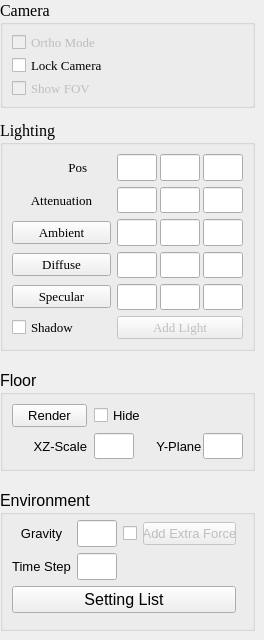
     <widget class="QWidget" name="Scene">
      <attribute name="title">
       <string>Scene</string>
      </attribute>
      <widget class="QGroupBox" name="camera_groupBox">
       <property name="geometry">
        <rect>
         <x>0</x>
         <y>0</y>
         <width>255</width>
         <height>108</height>
        </rect>
       </property>
       <property name="sizePolicy">
        <sizepolicy hsizetype="Fixed" vsizetype="Fixed">
         <horstretch>0</horstretch>
         <verstretch>0</verstretch>
        </sizepolicy>
       </property>
       <property name="minimumSize">
        <size>
         <width>255</width>
         <height>0</height>
        </size>
       </property>
       <property name="maximumSize">
        <size>
         <width>255</width>
         <height>16777215</height>
        </size>
       </property>
       <property name="font">
        <font>
         <family>Times New Roman</family>
         <pointsize>12</pointsize>
         <stylestrategy>PreferAntialias</stylestrategy>
        </font>
       </property>
       <property name="title">
        <string>Camera</string>
       </property>
       <layout class="QVBoxLayout" name="verticalLayout">
        <item>
         <widget class="QCheckBox" name="ortho_mode_checkBox">
          <property name="enabled">
           <bool>false</bool>
          </property>
          <property name="font">
           <font>
            <family>Times New Roman</family>
            <pointsize>10</pointsize>
            <stylestrategy>PreferAntialias</stylestrategy>
           </font>
          </property>
          <property name="layoutDirection">
           <enum>Qt::LeftToRight</enum>
          </property>
          <property name="text">
           <string>Ortho Mode</string>
          </property>
         </widget>
        </item>
        <item>
         <widget class="QCheckBox" name="lock_camera_checkBox">
          <property name="font">
           <font>
            <family>Times New Roman</family>
            <pointsize>10</pointsize>
            <stylestrategy>PreferAntialias</stylestrategy>
           </font>
          </property>
          <property name="layoutDirection">
           <enum>Qt::LeftToRight</enum>
          </property>
          <property name="text">
           <string>Lock Camera</string>
          </property>
         </widget>
        </item>
        <item>
         <widget class="QCheckBox" name="show_FOV_checkBox">
          <property name="enabled">
           <bool>false</bool>
          </property>
          <property name="font">
           <font>
            <family>Times New Roman</family>
            <pointsize>10</pointsize>
            <stylestrategy>PreferAntialias</stylestrategy>
           </font>
          </property>
          <property name="layoutDirection">
           <enum>Qt::LeftToRight</enum>
          </property>
          <property name="text">
           <string>Show FOV</string>
          </property>
         </widget>
        </item>
       </layout>
      </widget>
      <widget class="QGroupBox" name="lightting_groupBox">
       <property name="geometry">
        <rect>
         <x>0</x>
         <y>120</y>
         <width>255</width>
         <height>231</height>
        </rect>
       </property>
       <property name="sizePolicy">
        <sizepolicy hsizetype="Fixed" vsizetype="Fixed">
         <horstretch>0</horstretch>
         <verstretch>0</verstretch>
        </sizepolicy>
       </property>
       <property name="minimumSize">
        <size>
         <width>255</width>
         <height>0</height>
        </size>
       </property>
       <property name="maximumSize">
        <size>
         <width>255</width>
         <height>16777215</height>
        </size>
       </property>
       <property name="font">
        <font>
         <family>Times New Roman</family>
         <pointsize>12</pointsize>
         <stylestrategy>PreferAntialias</stylestrategy>
        </font>
       </property>
       <property name="title">
        <string>Lighting</string>
       </property>
       <layout class="QGridLayout" name="gridLayout_3">
        <item row="4" column="0">
         <widget class="QPushButton" name="light_specular_color_button">
          <property name="maximumSize">
           <size>
            <width>16777215</width>
            <height>16777215</height>
           </size>
          </property>
          <property name="font">
           <font>
            <family>Times New Roman</family>
            <pointsize>10</pointsize>
            <stylestrategy>PreferAntialias</stylestrategy>
           </font>
          </property>
          <property name="text">
           <string>Specular</string>
          </property>
         </widget>
        </item>
        <item row="2" column="0">
         <widget class="QPushButton" name="light_ambient_color_button">
          <property name="maximumSize">
           <size>
            <width>16777215</width>
            <height>16777215</height>
           </size>
          </property>
          <property name="font">
           <font>
            <family>Times New Roman</family>
            <pointsize>10</pointsize>
            <stylestrategy>PreferAntialias</stylestrategy>
           </font>
          </property>
          <property name="text">
           <string>Ambient</string>
          </property>
         </widget>
        </item>
        <item row="3" column="0">
         <widget class="QPushButton" name="light_diffuse_color_button">
          <property name="maximumSize">
           <size>
            <width>16777215</width>
            <height>16777215</height>
           </size>
          </property>
          <property name="font">
           <font>
            <family>Times New Roman</family>
            <pointsize>10</pointsize>
            <stylestrategy>PreferAntialias</stylestrategy>
           </font>
          </property>
          <property name="text">
           <string>Diffuse</string>
          </property>
         </widget>
        </item>
        <item row="0" column="0">
         <widget class="QLabel" name="light_pos_lable">
          <property name="font">
           <font>
            <family>Times New Roman</family>
            <pointsize>10</pointsize>
            <stylestrategy>PreferAntialias</stylestrategy>
           </font>
          </property>
          <property name="text">
           <string>          Pos</string>
          </property>
          <property name="alignment">
           <set>Qt::AlignCenter</set>
          </property>
         </widget>
        </item>
        <item row="5" column="0">
         <widget class="QCheckBox" name="shadow_checkBox">
          <property name="font">
           <font>
            <family>Times New Roman</family>
            <pointsize>10</pointsize>
            <stylestrategy>PreferAntialias</stylestrategy>
           </font>
          </property>
          <property name="layoutDirection">
           <enum>Qt::LeftToRight</enum>
          </property>
          <property name="text">
           <string>Shadow</string>
          </property>
         </widget>
        </item>
        <item row="5" column="1">
         <widget class="QPushButton" name="add_light_button">
          <property name="enabled">
           <bool>false</bool>
          </property>
          <property name="font">
           <font>
            <family>Times New Roman</family>
            <pointsize>10</pointsize>
            <stylestrategy>PreferAntialias</stylestrategy>
           </font>
          </property>
          <property name="text">
           <string>Add Light</string>
          </property>
         </widget>
        </item>
        <item row="3" column="1">
         <layout class="QHBoxLayout" name="horizontalLayout_4">
          <property name="spacing">
           <number>3</number>
          </property>
          <item>
           <widget class="QLineEdit" name="light_diffuse_color_r">
            <property name="minimumSize">
             <size>
              <width>40</width>
              <height>0</height>
             </size>
            </property>
            <property name="maximumSize">
             <size>
              <width>40</width>
              <height>16777215</height>
             </size>
            </property>
           </widget>
          </item>
          <item>
           <widget class="QLineEdit" name="light_diffuse_color_g">
            <property name="minimumSize">
             <size>
              <width>40</width>
              <height>0</height>
             </size>
            </property>
            <property name="maximumSize">
             <size>
              <width>40</width>
              <height>16777215</height>
             </size>
            </property>
           </widget>
          </item>
          <item>
           <widget class="QLineEdit" name="light_diffuse_color_b">
            <property name="minimumSize">
             <size>
              <width>40</width>
              <height>0</height>
             </size>
            </property>
            <property name="maximumSize">
             <size>
              <width>40</width>
              <height>16777215</height>
             </size>
            </property>
           </widget>
          </item>
         </layout>
        </item>
        <item row="4" column="1">
         <layout class="QHBoxLayout" name="horizontalLayout_5">
          <property name="spacing">
           <number>3</number>
          </property>
          <item>
           <widget class="QLineEdit" name="light_specular_color_r">
            <property name="minimumSize">
             <size>
              <width>40</width>
              <height>0</height>
             </size>
            </property>
            <property name="maximumSize">
             <size>
              <width>40</width>
              <height>16777215</height>
             </size>
            </property>
           </widget>
          </item>
          <item>
           <widget class="QLineEdit" name="light_specular_color_g">
            <property name="minimumSize">
             <size>
              <width>40</width>
              <height>0</height>
             </size>
            </property>
            <property name="maximumSize">
             <size>
              <width>40</width>
              <height>16777215</height>
             </size>
            </property>
           </widget>
          </item>
          <item>
           <widget class="QLineEdit" name="light_specular_color_b">
            <property name="minimumSize">
             <size>
              <width>40</width>
              <height>0</height>
             </size>
            </property>
            <property name="maximumSize">
             <size>
              <width>40</width>
              <height>16777215</height>
             </size>
            </property>
           </widget>
          </item>
         </layout>
        </item>
        <item row="0" column="1">
         <layout class="QHBoxLayout" name="horizontalLayout">
          <property name="spacing">
           <number>3</number>
          </property>
          <item>
           <widget class="QLineEdit" name="light_pos_x">
            <property name="minimumSize">
             <size>
              <width>40</width>
              <height>0</height>
             </size>
            </property>
            <property name="maximumSize">
             <size>
              <width>40</width>
              <height>16777215</height>
             </size>
            </property>
           </widget>
          </item>
          <item>
           <widget class="QLineEdit" name="light_pos_y">
            <property name="minimumSize">
             <size>
              <width>40</width>
              <height>0</height>
             </size>
            </property>
            <property name="maximumSize">
             <size>
              <width>40</width>
              <height>16777215</height>
             </size>
            </property>
           </widget>
          </item>
          <item>
           <widget class="QLineEdit" name="light_pos_z">
            <property name="minimumSize">
             <size>
              <width>40</width>
              <height>0</height>
             </size>
            </property>
            <property name="maximumSize">
             <size>
              <width>40</width>
              <height>16777215</height>
             </size>
            </property>
           </widget>
          </item>
         </layout>
        </item>
        <item row="2" column="1">
         <layout class="QHBoxLayout" name="horizontalLayout_3">
          <property name="spacing">
           <number>3</number>
          </property>
          <item>
           <widget class="QLineEdit" name="light_amibent_color_r">
            <property name="minimumSize">
             <size>
              <width>40</width>
              <height>0</height>
             </size>
            </property>
            <property name="maximumSize">
             <size>
              <width>40</width>
              <height>16777215</height>
             </size>
            </property>
           </widget>
          </item>
          <item>
           <widget class="QLineEdit" name="light_amibent_color_g">
            <property name="minimumSize">
             <size>
              <width>40</width>
              <height>0</height>
             </size>
            </property>
            <property name="maximumSize">
             <size>
              <width>40</width>
              <height>16777215</height>
             </size>
            </property>
           </widget>
          </item>
          <item>
           <widget class="QLineEdit" name="light_amibent_color_b">
            <property name="minimumSize">
             <size>
              <width>40</width>
              <height>0</height>
             </size>
            </property>
            <property name="maximumSize">
             <size>
              <width>40</width>
              <height>16777215</height>
             </size>
            </property>
           </widget>
          </item>
         </layout>
        </item>
        <item row="1" column="0">
         <widget class="QLabel" name="Attenuation_pos_lable">
          <property name="font">
           <font>
            <family>Times New Roman</family>
            <pointsize>10</pointsize>
            <stylestrategy>PreferAntialias</stylestrategy>
           </font>
          </property>
          <property name="text">
           <string>Attenuation</string>
          </property>
          <property name="alignment">
           <set>Qt::AlignCenter</set>
          </property>
         </widget>
        </item>
        <item row="1" column="1">
         <layout class="QHBoxLayout" name="horizontalLayout_7">
          <property name="spacing">
           <number>3</number>
          </property>
          <item>
           <widget class="QLineEdit" name="light_attenuation_constant">
            <property name="minimumSize">
             <size>
              <width>40</width>
              <height>0</height>
             </size>
            </property>
            <property name="maximumSize">
             <size>
              <width>40</width>
              <height>16777215</height>
             </size>
            </property>
           </widget>
          </item>
          <item>
           <widget class="QLineEdit" name="light_attenuation_linear">
            <property name="minimumSize">
             <size>
              <width>40</width>
              <height>0</height>
             </size>
            </property>
            <property name="maximumSize">
             <size>
              <width>40</width>
              <height>16777215</height>
             </size>
            </property>
           </widget>
          </item>
          <item>
           <widget class="QLineEdit" name="light_attenuation_quadratic">
            <property name="minimumSize">
             <size>
              <width>40</width>
              <height>0</height>
             </size>
            </property>
            <property name="maximumSize">
             <size>
              <width>40</width>
              <height>16777215</height>
             </size>
            </property>
           </widget>
          </item>
         </layout>
        </item>
       </layout>
      </widget>
      <widget class="QGroupBox" name="floor_groupBox">
       <property name="geometry">
        <rect>
         <x>0</x>
         <y>370</y>
         <width>255</width>
         <height>101</height>
        </rect>
       </property>
       <property name="sizePolicy">
        <sizepolicy hsizetype="Fixed" vsizetype="Fixed">
         <horstretch>0</horstretch>
         <verstretch>0</verstretch>
        </sizepolicy>
       </property>
       <property name="minimumSize">
        <size>
         <width>255</width>
         <height>0</height>
        </size>
       </property>
       <property name="maximumSize">
        <size>
         <width>255</width>
         <height>16777215</height>
        </size>
       </property>
       <property name="font">
        <font>
         <pointsize>12</pointsize>
        </font>
       </property>
       <property name="title">
        <string>Floor</string>
       </property>
       <layout class="QVBoxLayout" name="verticalLayout_2">
        <item>
         <layout class="QGridLayout" name="gridLayout_2">
          <item row="1" column="0">
           <widget class="QLabel" name="floor_XZ_scale_label">
            <property name="font">
             <font>
              <pointsize>10</pointsize>
             </font>
            </property>
            <property name="text">
             <string>      XZ-Scale</string>
            </property>
           </widget>
          </item>
          <item row="0" column="0">
           <widget class="QPushButton" name="floor_metrial_button">
            <property name="sizePolicy">
             <sizepolicy hsizetype="Minimum" vsizetype="Expanding">
              <horstretch>0</horstretch>
              <verstretch>0</verstretch>
             </sizepolicy>
            </property>
            <property name="minimumSize">
             <size>
              <width>75</width>
              <height>23</height>
             </size>
            </property>
            <property name="maximumSize">
             <size>
              <width>75</width>
              <height>23</height>
             </size>
            </property>
            <property name="font">
             <font>
              <pointsize>10</pointsize>
             </font>
            </property>
            <property name="text">
             <string>Render</string>
            </property>
           </widget>
          </item>
          <item row="1" column="1">
           <layout class="QHBoxLayout" name="horizontalLayout_6">
            <property name="spacing">
             <number>1</number>
            </property>
            <item>
             <widget class="QLineEdit" name="floor_xz_scale">
              <property name="minimumSize">
               <size>
                <width>40</width>
                <height>0</height>
               </size>
              </property>
              <property name="maximumSize">
               <size>
                <width>40</width>
                <height>16777215</height>
               </size>
              </property>
             </widget>
            </item>
            <item>
             <widget class="QLabel" name="floor_plane_label">
              <property name="font">
               <font>
                <pointsize>10</pointsize>
               </font>
              </property>
              <property name="text">
               <string>      Y-Plane</string>
              </property>
             </widget>
            </item>
            <item>
             <widget class="QLineEdit" name="floor_y_plane">
              <property name="minimumSize">
               <size>
                <width>40</width>
                <height>0</height>
               </size>
              </property>
              <property name="maximumSize">
               <size>
                <width>40</width>
                <height>16777215</height>
               </size>
              </property>
             </widget>
            </item>
           </layout>
          </item>
          <item row="0" column="1">
           <widget class="QCheckBox" name="floor_hide_checkBox">
            <property name="font">
             <font>
              <pointsize>10</pointsize>
             </font>
            </property>
            <property name="layoutDirection">
             <enum>Qt::LeftToRight</enum>
            </property>
            <property name="text">
             <string>Hide</string>
            </property>
           </widget>
          </item>
         </layout>
        </item>
       </layout>
      </widget>
      <widget class="QGroupBox" name="physical_environment_groupBox">
       <property name="geometry">
        <rect>
         <x>0</x>
         <y>490</y>
         <width>255</width>
         <height>141</height>
        </rect>
       </property>
       <property name="sizePolicy">
        <sizepolicy hsizetype="Fixed" vsizetype="Fixed">
         <horstretch>0</horstretch>
         <verstretch>0</verstretch>
        </sizepolicy>
       </property>
       <property name="minimumSize">
        <size>
         <width>255</width>
         <height>0</height>
        </size>
       </property>
       <property name="maximumSize">
        <size>
         <width>255</width>
         <height>16777215</height>
        </size>
       </property>
       <property name="font">
        <font>
         <pointsize>12</pointsize>
        </font>
       </property>
       <property name="title">
        <string>Environment</string>
       </property>
       <widget class="QWidget" name="layoutWidget">
        <property name="geometry">
         <rect>
          <x>12</x>
          <y>30</y>
          <width>224</width>
          <height>95</height>
         </rect>
        </property>
        <layout class="QVBoxLayout" name="verticalLayout_3">
         <item>
          <layout class="QGridLayout" name="gridLayout_8">
           <item row="0" column="0">
            <widget class="QLabel" name="gravity_lable">
             <property name="font">
              <font>
               <pointsize>10</pointsize>
              </font>
             </property>
             <property name="text">
              <string>Gravity</string>
             </property>
             <property name="alignment">
              <set>Qt::AlignCenter</set>
             </property>
            </widget>
           </item>
           <item row="0" column="1">
            <layout class="QHBoxLayout" name="horizontalLayout_19">
             <item>
              <widget class="QLineEdit" name="gravity_lineEdit">
               <property name="minimumSize">
                <size>
                 <width>40</width>
                 <height>0</height>
                </size>
               </property>
               <property name="maximumSize">
                <size>
                 <width>40</width>
                 <height>16777215</height>
                </size>
               </property>
              </widget>
             </item>
             <item>
              <widget class="QCheckBox" name="gravity_checkBox">
               <property name="font">
                <font>
                 <pointsize>10</pointsize>
                </font>
               </property>
               <property name="layoutDirection">
                <enum>Qt::LeftToRight</enum>
               </property>
               <property name="text">
                <string/>
               </property>
              </widget>
             </item>
            </layout>
           </item>
           <item row="0" column="2">
            <widget class="QPushButton" name="add_extra_force_button">
             <property name="enabled">
              <bool>false</bool>
             </property>
             <property name="font">
              <font>
               <pointsize>10</pointsize>
              </font>
             </property>
             <property name="text">
              <string>Add Extra Force</string>
             </property>
            </widget>
           </item>
           <item row="1" column="0">
            <widget class="QLabel" name="time_step_lable">
             <property name="font">
              <font>
               <pointsize>10</pointsize>
              </font>
             </property>
             <property name="text">
              <string>Time Step</string>
             </property>
             <property name="alignment">
              <set>Qt::AlignCenter</set>
             </property>
            </widget>
           </item>
           <item row="1" column="1">
            <widget class="QLineEdit" name="time_step_lineEdit">
             <property name="minimumSize">
              <size>
               <width>40</width>
               <height>0</height>
              </size>
             </property>
             <property name="maximumSize">
              <size>
               <width>40</width>
               <height>16777215</height>
              </size>
             </property>
            </widget>
           </item>
          </layout>
         </item>
         <item>
          <widget class="QPushButton" name="setting_list_pushButton">
           <property name="text">
            <string>Setting List</string>
           </property>
          </widget>
         </item>
        </layout>
       </widget>
      </widget>
     </widget>
